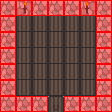

A 2D game scene composited from a Tiled map and its tileset images. What follows is a short description and the map's XML, with every tile layer's data as written:
An orthogonal 7x7 tile map with 16x16 px tiles, 4 tile layers (Ground, Buildings Lower, Buildings Higher, Collisions), 3 tilesets and 2 objects (castleDoor, playerSpawn).

<map version="1.10" tiledversion="git" orientation="orthogonal" renderorder="right-down" width="7" height="7" tilewidth="16" tileheight="16" infinite="0" nextlayerid="7" nextobjectid="3">
 <tileset firstgid="1" source="../Tile Sets/castle.tsx" />
 <tileset firstgid="49" source="../Tile Sets/Road.tsx" />
 <tileset firstgid="63" source="../Tile Sets/Special.tsx" />
 <layer id="2" name="Ground" width="7" height="7">
  <data encoding="csv">
62,42,62,62,62,44,62,
62,48,48,48,48,48,62,
62,48,48,48,48,48,62,
62,48,48,48,48,48,62,
62,48,48,48,48,48,62,
62,48,48,48,48,48,62,
62,62,62,43,62,62,62
</data>
 </layer>
 <layer id="6" name="Buildings Lower" width="7" height="7">
  <data encoding="csv">
0,0,0,0,0,0,0,
0,0,0,0,0,0,0,
0,0,0,0,0,0,0,
0,0,0,0,0,0,0,
0,0,0,0,0,0,0,
0,0,0,0,0,0,0,
0,0,0,0,0,0,0
</data>
 </layer>
 <layer id="5" name="Buildings Higher" width="7" height="7">
  <data encoding="csv">
0,0,0,0,0,0,0,
0,0,0,0,0,0,0,
0,0,0,0,0,0,0,
0,0,0,0,0,0,0,
0,0,0,0,0,0,0,
0,0,0,0,0,0,0,
0,0,0,0,0,0,0
</data>
 </layer>
 <layer id="1" name="Collisions" width="7" height="7">
  <data encoding="csv">
63,63,63,63,63,63,63,
63,0,0,0,0,0,63,
63,0,0,0,0,0,63,
63,0,0,0,0,0,63,
63,0,0,0,0,0,63,
63,0,0,0,0,0,63,
63,63,63,0,63,63,63
</data>
 </layer>
 <objectgroup id="3" name="Doors">
  <object id="1" name="castleDoor" gid="65" x="48" y="112" width="16" height="15" />
 </objectgroup>
 <objectgroup id="4" name="Spawns">
  <object id="2" name="playerSpawn" gid="64" x="48" y="96" width="16" height="16" />
 </objectgroup>
</map>